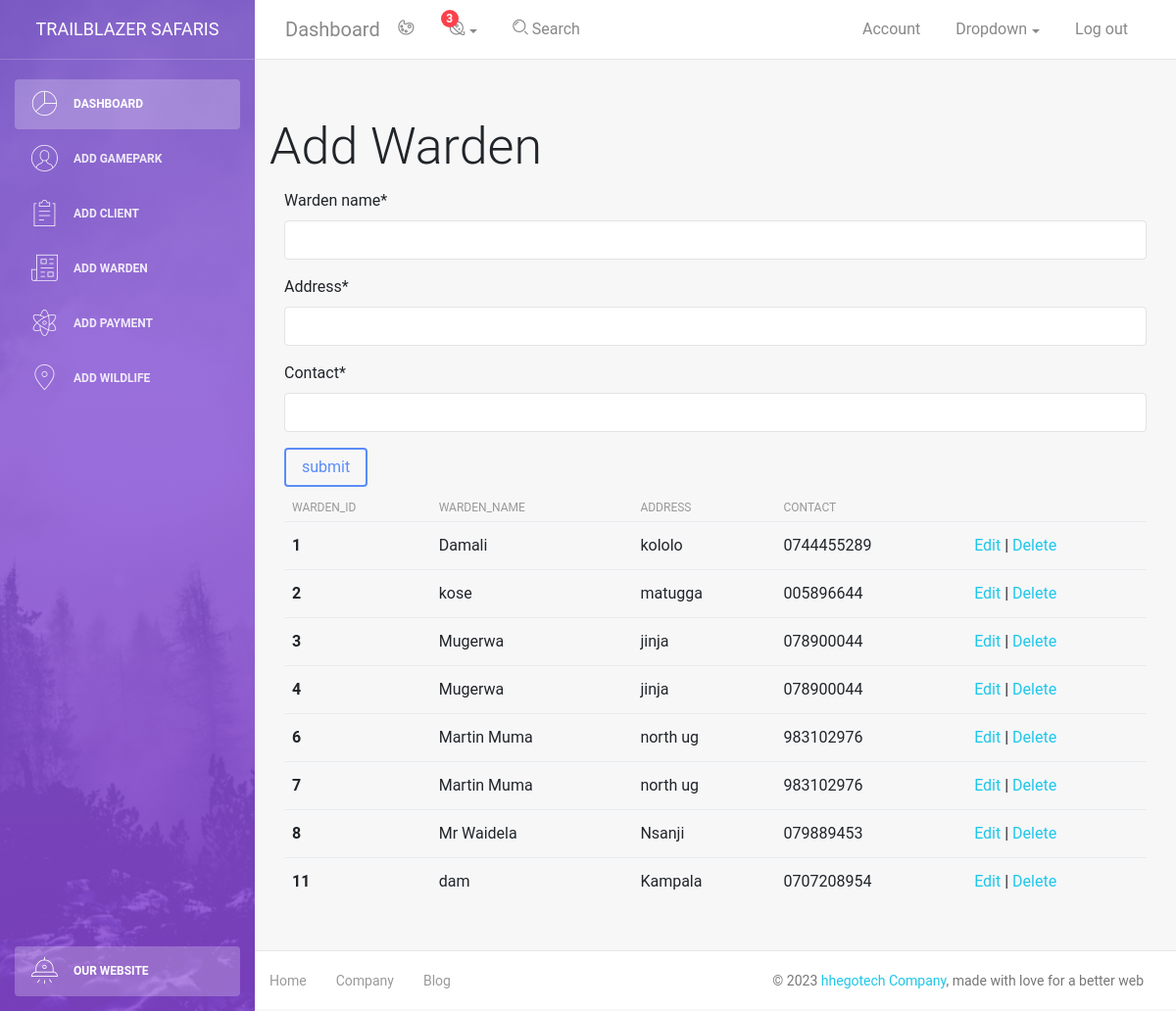
Screenshot of /add_warden/ with the database file from the repository.
### blog/models.py (models this page shows, shortened)
class Warden(models.Model):
    warden_name = models.CharField(max_length=40)
    address = models.CharField(max_length=40)
    contact = models.CharField(max_length=10)

### blog/views.py (the view)
# urls.py: path('add_warden/',add_warden_view,name= "add_warden_page"),
def add_warden_view(request):
    message =""
    if request.method == "POST":
        warden_form = WardenForm(request.POST)
        if warden_form.is_valid():
            warden_form.save()
            message = "Warden Saved successfully"
    warden_form = WardenForm()
    warden = Warden.objects.all()
    messages.success(request, message)
    context = {
        'form': warden_form,
        'message': message,
        'wardens': warden,
    }
    return render(request, "add_warden.html", context)

### blog/forms.py
class WardenForm(ModelForm):
    class Meta:
        model = Warden
        fields = '__all__'

### blog/templates/add_warden.html (shortened to what this page needs)
{% extends './ase.html' %}
{% load crispy_forms_tags %}
{% block content %}
    <h1>Add Warden</h1>
    <div class="container">
    <form method="POST">
        {{form|crispy}}
        <button class="btn btn-primary" type="submit">submit</button>
    </form>
<table class="table table-hover">
    <thead>
        <tr>
            <th scope="col"> warden_id</th>
            <th scope="col"> warden_name</th>
            <th scope="col"> address</th>
            <th scope="col"> contact</th>
        </tr>
    </thead>
    <tbody>
        {% for warden in wardens %}
            <tr>
            <th scope="row">{{warden.id}}</th>
            <td>{{warden.warden_name}}</td>
            <td>{{warden.address}}</td>
            <td>{{warden.contact}}</td>
        <td>
            <a href="{% url 'edit_warden_page' warden.id %}"> Edit</a> |
            <a href="{% url 'delete_warden_page' warden.id %}" onclick="return confirm('Are you sure you want to delete this warden ?')"> Delete</a>
        </td>
</tr>
{% endfor %}
</tbody>
</table>
</div>
{% endblock content %}

### rows the page displays
Warden: id "1", warden_name "Damali", address "kololo", contact "0744455289"
Warden: id "2", warden_name "kose", address "matugga", contact "005896644"
Warden: id "3", warden_name "Mugerwa", address "jinja", contact "078900044"
Warden: id "4", warden_name "Mugerwa", address "jinja", contact "078900044"
Warden: id "6", warden_name "Martin Muma", address "north ug", contact "983102976"
Warden: id "7", warden_name "Martin Muma", address "north ug", contact "983102976"
Warden: id "8", warden_name "Mr Waidela", address "Nsanji", contact "079889453"
Warden: id "11", warden_name "dam", address "Kampala", contact "0707208954"
